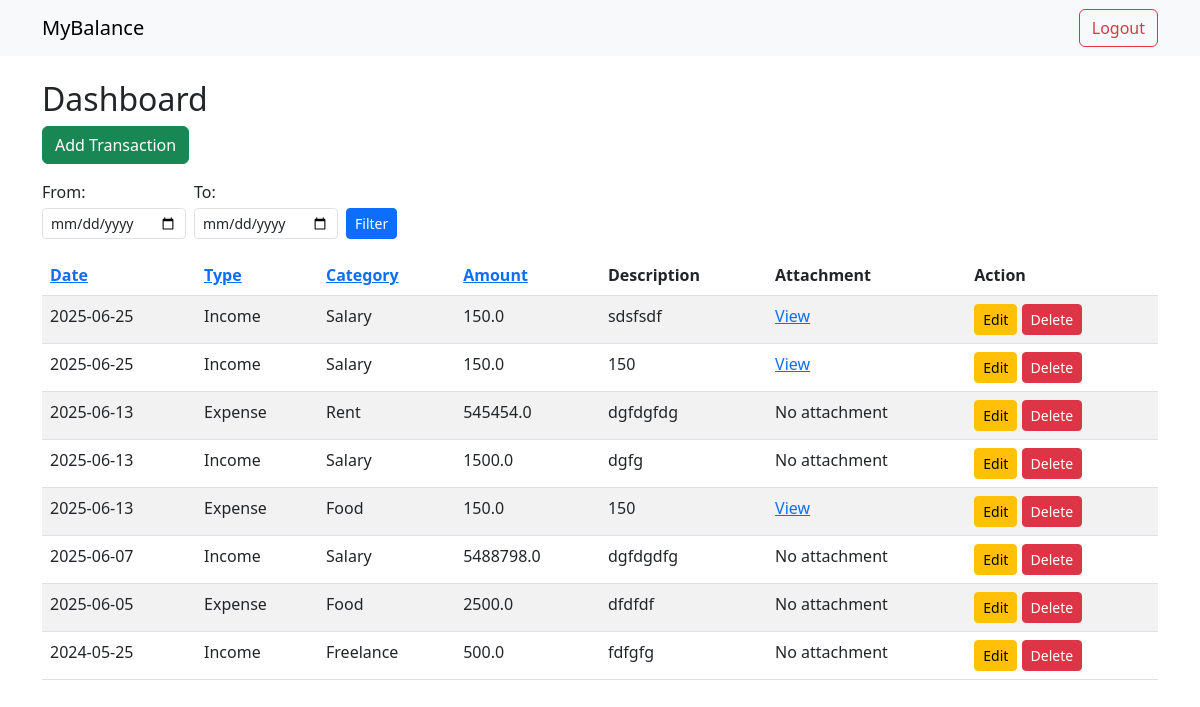
The page /dashboard (signed in) on the database as committed earlier.
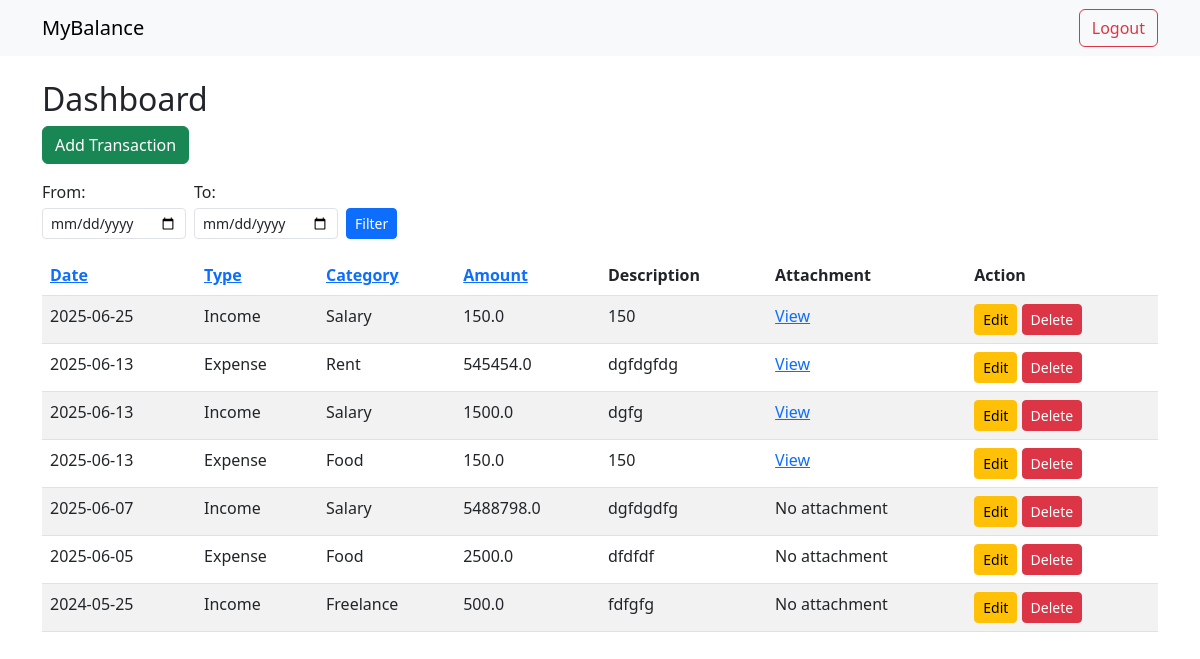
The same page on the database as committed later.
### tables this page shows
CREATE TABLE transactions (
              id INTEGER PRIMARY KEY AUTOINCREMENT,
              user_id INTEGER,
              date TEXT,
              type TEXT,
              category TEXT,
              amount REAL,
              description TEXT, attachment TEXT,
              FOREIGN KEY(user_id) REFERENCES users(id)
              );

### app.py (the view)
@app.route('/dashboard')
def dashboard():
        if 'user_id' not in session:
            return redirect(url_for('login'))
        sort_by=request.args.get('sort_by','date')
        order=request.args.get('order','desc')
        if sort_by not in ['date','type','amount', 'category']:
             sort_by='date'
        if order not in ['asc', 'desc']:
             order='desc'
        date_from=request.args.get('from')
        date_to=request.args.get('to')
        query='''
            SELECT id, date, type, category, amount, description, attachment
            FROM transactions
            WHERE user_id=?
        '''
        params=[session['user_id']]
        if date_from:
             query+=" AND date>=?"
             params.append(date_from)
        if date_to:
             query+=" AND date<=?"
             params.append(date_to)
        query+= f"ORDER BY {sort_by} {order}"
        conn=get_db_conn()
        c=conn.cursor()
        c.execute(query, tuple(params))
        transactions=c.fetchall()
        conn.close()
        return render_template('dashboard.html', transactions=transactions, sort_by=sort_by, order=order, date_from=date_from, date_to=date_to)

### app.py (called while the page is built)
def get_db_conn():
     conn=sqlite3.connect(DATABASE)
     conn.row_factory=sqlite3.Row
     return conn

### templates/dashboard.html (shortened to what this page needs)
{% extends 'base.html' %}
{% block content %}
<h2>Dashboard</h2>
<a href="{{ url_for('add') }}" class="btn btn-success mb-3">Add Transaction</a>
<form method="get" class="d-flex align-items-end gap-2 mb-3" style="flex-wrap: wrap; max-width: 600px;">
    <div class="col-auto">
        <label for="from" class="form-label mb-1">From:</label>
        <input type="date" name="from" id="from" class="form-control form-control-sm" value="{{ date_from or ''}}">
    </div>
    <div class="col-auto">
        <label for="to" class="form-label mb-1">To:</label>
        <input type="date" name="to" id="to" class="form-control form-control-sm" value="{{ date_to or ''}}">
    </div>
    <div class="col-auto">
        <button type="submit" class="btn btn-sm btn-primary">Filter</button>
    </div>
</form>
<table class="table table-striped">
    <thead>
        <tr>
            <th><a href="{{ url_for('dashboard',sort_by='date', order='asc' if sort_by!='date' or order=='desc' else 'desc' ) }}">Date</a></th>
            <th><a href="{{ url_for('dashboard', sort_by='type', order='asc' if sort_by!='type' or order=='desc' else 'desc')}}">Type</a></th>
            <th><a href="{{ url_for ('dashboard', sort_by='category', order='asc' if sort_by!='category' or order=='desc' else 'desc')}}">Category</a></th>
            <th><a href ="{{ url_for('dashboard', sort_by='amount', order='asc' if sort_by!='amount' or order=='desc' else 'desc')}}">Amount</a></th>
            <th>Description</th>
            <th>Attachment</th>
            <th>Action</th>
        </tr>
    </thead>
    <tbody>
        {% for t in transactions %}
        <tr>
            <td>{{ t['date'] }}</td>
            <td>{{ t['type'] }}</td>
            <td>{{ t['category'] }}</td>
            <td>{{ t['amount'] }}</td>
            <td>{{ t['description'] }}</td>
            <td>
                {% if  t['attachment']%}
                    <a href="{{ url_for('static', filename='uploads/'+t['attachment'])}}" target="_blank">View</a>
                {% else %}
                    No attachment
                {% endif %}
               </td>
            <td >
                <a href="{{url_for('update', id=t['id'])}}" class="btn btn-sm btn-warning">Edit</a>
                <a href="{{ url_for('confirm_delete', id=t['id'], target='record')}}" class="btn btn-sm btn-danger">Delete</a>
            </td>
        </tr>
        {% endfor %}
    </tbody>
</table>
{% endblock %}

### templates/base.html (shortened to what this page needs)
<!doctype html>
<html lang="en">
<head>
    <link href="https://cdn.jsdelivr.net/npm/bootstrap@5.3.0/dist/css/bootstrap.min.css" rel="stylesheet">
</head>
<body>
<nav class="navbar navbar-expand-lg navbar-light bg-light mb-4">
    <div class="container">
        <a class="navbar-brand" href="{{ url_for('home') }}">MyBalance</a>
        <div>
            {% if 'user_id' in session %}
                <a class="btn btn-outline-danger" href="{{ url_for('logout') }}">Logout</a>
            {% else %}
                <a class="btn btn-outline-primary" href="{{ url_for('login') }}">Login</a>
                <a class="btn btn-outline-success" href="{{ url_for('register') }}">Register</a>
            {% endif %}
        </div>
    </div>
</nav>
<div class="container">
    {% block content %}{% endblock %}
</div>
</body>
</html>

Rows that differ between the two databases and show on the page:
removed transactions: date "2025-06-25", type "Income", category "Salary", amount "150.0", description "sdsfsdf"
changed transactions "Rent": now shows "View"; no longer shows "No attachment"
changed transactions "dgfg": now shows "View"; no longer shows "No attachment"
